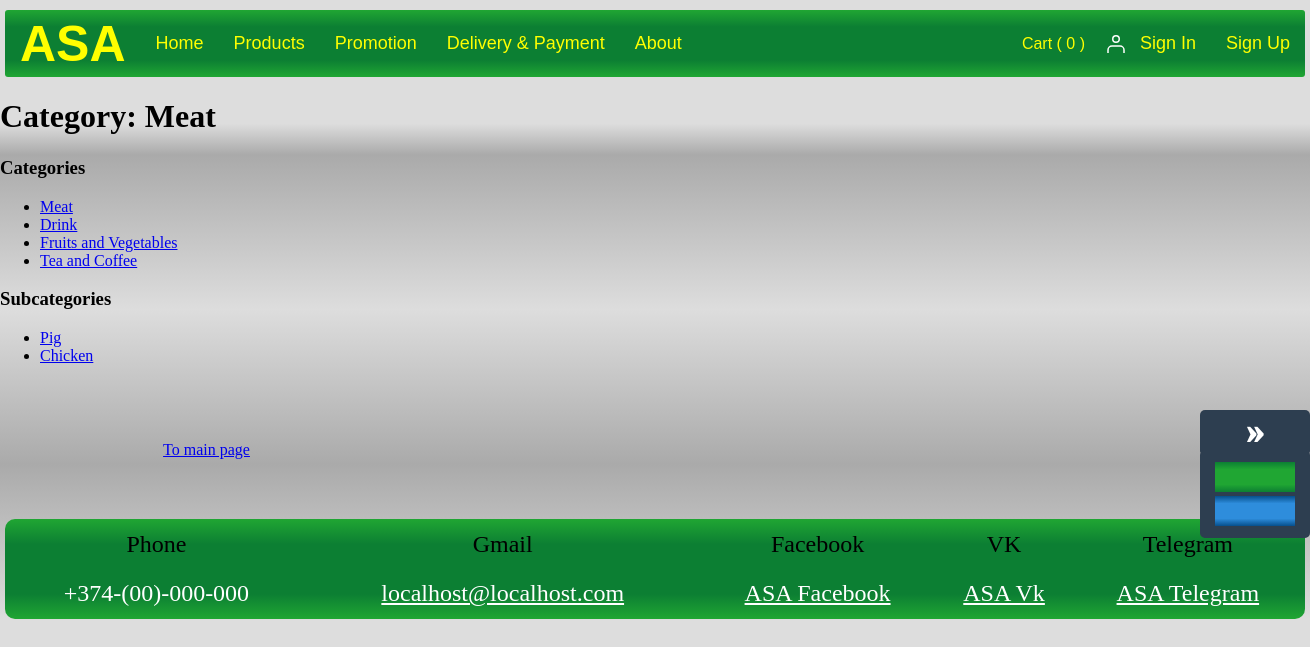
Screenshot of /products/categories/Meat/ with the database file from the repository.
### product/models.py (models this page shows, shortened)
class Category(models.Model):
    name = models.CharField(max_length=64, null=False, unique=True)

class Subcategory(models.Model):
    name = models.CharField(max_length=64, null=False, unique=True)
    category = models.ForeignKey(Category, on_delete=models.CASCADE)

### product/views.py (the view)
# urls.py: path('categories/<str:categories>/', views.category, name='category'),
def category(request, categories):
    try:
        cat = Category.objects.get(name=categories)
        other_cats = Category.objects.all()
        subcats = Subcategory.objects.filter(category=cat)
    except:
        return redirect('all_products')
    context = {'category': cat, 'other_cats': other_cats, 'sub_cats': subcats}
    return render(request, 'product/category.html', context=context)

### orders/context_processors.py (called while the page is built)
def getting_basket_info(request):
    session_key = request.session.session_key
    if not session_key:
        request.session.cycle_key()
    products_in_basket = ProductInBasket.objects.filter(session_key=session_key)
    products_total_nmb = products_in_basket.count()
    return locals()

### templates/product/category.html (shortened to what this page needs)
{% extends 'base.html' %}
{% load static %}
{% block css %}
<link rel="stylesheet" href="{% static  'css/products.css' %}">
{% endblock %}
{% block main %}
<h1>Category: {{ category.name }}</h1>
<h3>Categories</h3>
<ul>
{% for cat in other_cats %}
    <li><a href="{% url 'category' cat.name %}">{{ cat.name }}</a></li>
{% endfor %}
</ul>
<h3>Subcategories</h3>
<ul>
{% for cat in sub_cats %}
    <li><a href="{% url 'subcategory' cat.name %}">{{ cat.name }}</a></li>
{% endfor %}
</ul>
<a href="{% url 'all_products' %}" class="products">
    To main page
</a>
{% endblock %}

### static/css/base.css (style rules this page uses)
html, body { margin: 0; }

### static/css/products.css (style rules this page uses)
body { background: linear-gradient(0, #DDDDDD 0%, #AAAAAA 25%, #DDDDDD 50%, #AAAAAA 75%, #DDDDDD 80%); }
.products { width: 20%; padding: 10px; display: inline-block; margin: 50px 5%; text-align: center; }

### rows the page displays
Category: name "Meat"
Category: name "Drink"
Category: name "Fruits and Vegetables"
Category: name "Tea and Coffee"
Subcategory: name "Pig"
Subcategory: name "Chicken"
